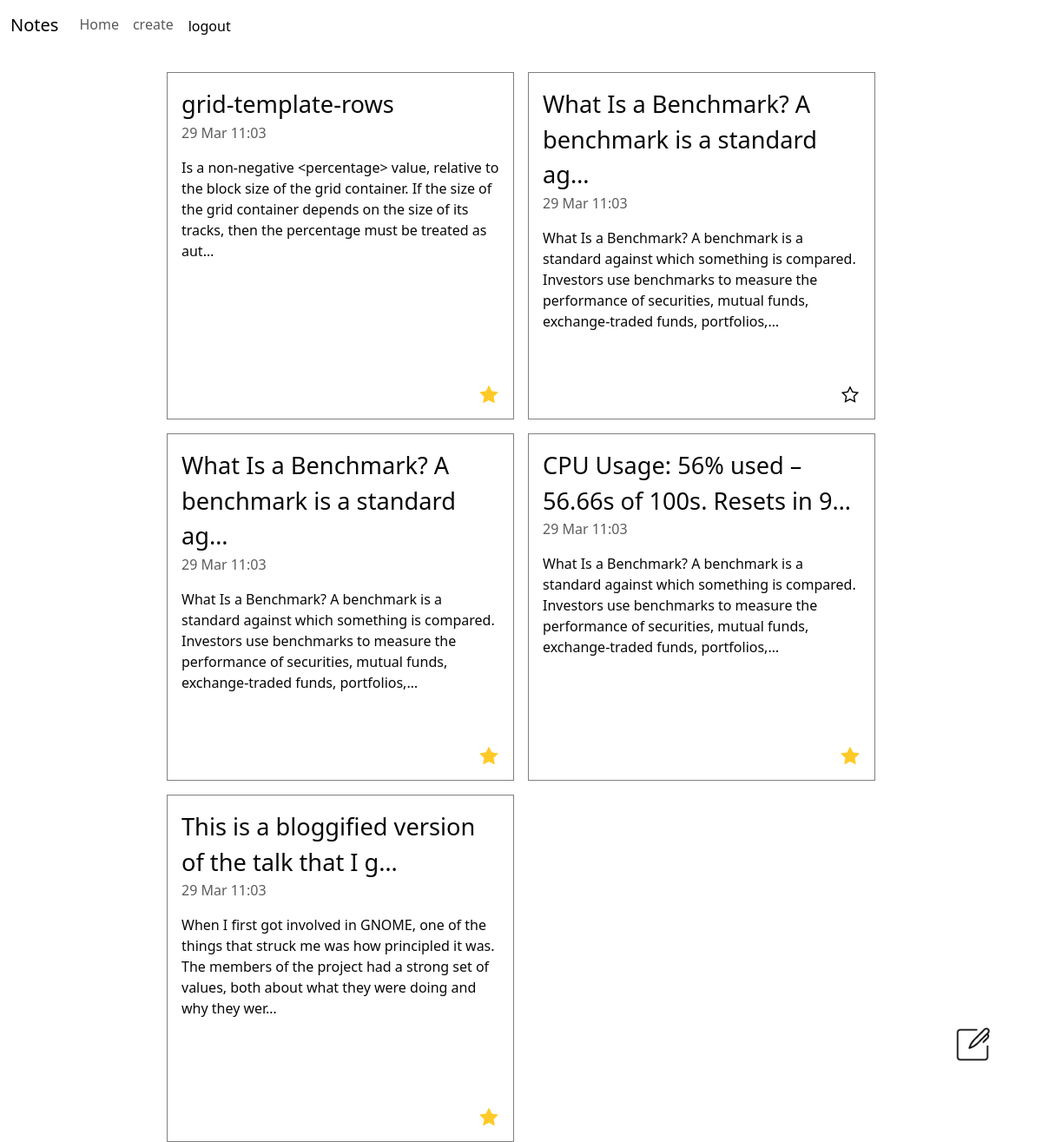
The app's page / (signed in) with its own data.
### notes/models.py (models this page shows, shortened)
class Notes(models.Model):
    title = models.CharField(max_length=500)
    description = models.TextField(max_length=50000,blank=True)
    dateedited = models.DateTimeField(auto_now=True)
    important = models.BooleanField(default=False)
    user = models.ForeignKey(User, on_delete=models.CASCADE)

### notes/views.py (the view)
# urls.py: path('',views.home,name='home'),
@login_required
def home(request):
    notes = Notes.objects.filter(user=request.user).order_by('-dateedited')
    return render(request, 'notes/home.html',{'notes': notes})

### notes/templates/notes/home.html
{% extends 'notes/base.html' %}
{% load static %}
{% block content %}
<head>
    <link rel="stylesheet" href="{% static 'notes/master.css' %}">
</head>
<body>
    <div class="parent-notes-block">
        <div class="notes-block">
            {% for note in notes %}
        <a href="{% url 'viewnotes' note.id %}">
            <div class="title">
                {{ note.title|truncatechars:50 }}
            </div>
            <div class="dateedited">
                {{note.dateedited|date:'d M H:m'}}
            </div>
            <div class="description">
                {{note.description|truncatechars:200}}
            </div>
            <div class="important">
                {% if note.important %}
                <img src="{% static 'notes/liked.png' %}">
                {% else %}
                <img src="{% static 'notes/unliked.png' %}">
                {% endif %}
            </div>
        </a>
        {% endfor %}
    </div>
    <div class="create-btn">
      <a class="nav-link" href="{% url 'createnote' %}">
        <img src="{% static 'notes/create.png' %}" alt="create">
      </a>
    </div>
</div>
</body>
{% endblock %}

### notes/templates/notes/base.html (shortened to what this page needs)
{% load static %}
<!doctype html>
<html lang="en">
<head>
  <link href="https://cdn.jsdelivr.net/npm/bootstrap@5.3.0-alpha2/dist/css/bootstrap.min.css" rel="stylesheet"
>
  <link rel="stylesheet" href="{% static 'notes/master.css' %}">
</head>
<body>
  <nav class="navbar navbar-expand-lg bg-body-light notes-nav">
    <div class="container-fluid">
      <a class="navbar-brand" href="#">Notes</a>
      <div class="collapse navbar-collapse" id="navbarNavAltMarkup">
        <div class="navbar-nav">
          {% if user.is_authenticated %}
          <a class="nav-link" aria-current="page" href="{% url 'home' %}">Home</a>
          <a class="nav-link" href="{% url 'createnote' %}">create</a>
          <form class="nav-link me-auto" action="{% url 'logoutuser' %}" method="POST">
            <button class="btn" style="padding:0;color:black;" type="submit">logout</button>
          </form>
          {% else %}
          <a class="nav-link" href="{% url 'signupuser' %}">signup</a>
          <a class="nav-link" href="{% url 'loginuser' %}">login</a>
          {% endif %}
        </div>
      </div>
    </div>
  </nav>
  <div class="container">
    {% block content %}{% endblock %}
  </div>
</body>
</html>

### notes/static/notes/master.css (style rules this page uses)
:root { font-size: 16px; font-family: 'JetBrains Mono', monospace; }
.title { font-size: 1.7rem; }
.navbar { margin-bottom: 2%; }
.dateedited { margin-bottom: 1rem; color: #5d5d5d; }
.important { margin-left: auto; margin-top: auto; }
.important>img { width: 1.5rem; }
.notes-block>a { text-decoration: none; padding: 1rem; color: #080808; height: 25rem; border: 1px solid grey; display: flex; flex-direction: column; }
.notes-block { display: grid; grid-template-columns: repeat(3, 25rem); gap: 1rem; }
.parent-notes-block { display: grid; place-items: center; background-color: #fff; }
@media (min-width: 1100px) and (max-width: 1400px) { .notes-block { display: grid; grid-template-columns: repeat(2, 25rem); gap: 1rem; } }
@media (min-width: 1100px) and (max-width: 1400px) { .notes-block>a { height: 25rem; } }
.create-btn { bottom: 7%; right: 5%; position: fixed; }
.create-btn>a>img { width: 2.5rem; }

### records on screen
Notes: title "grid-template-rows", dateedited "29 Mar 11:03", description "Is a non-negative <percentage> value, relative to the block size of the grid container. If the size of the grid container depends on the size of its tracks, then the percentage must be treated as aut…", important True (drawn)
Notes: title "What Is a Benchmark? A benchmark is a standard ag…", dateedited "29 Mar 11:03", description "What Is a Benchmark? A benchmark is a standard against which something is compared. Investors use benchmarks to measure the performance of securities, mutual funds, exchange-traded funds, portfolios,…", important False (drawn)
Notes: title "What Is a Benchmark? A benchmark is a standard ag…", dateedited "29 Mar 11:03", description "What Is a Benchmark? A benchmark is a standard against which something is compared. Investors use benchmarks to measure the performance of securities, mutual funds, exchange-traded funds, portfolios,…", important True (drawn)
Notes: title "CPU Usage: 56% used – 56.66s of 100s. Resets in 9…", dateedited "29 Mar 11:03", description "What Is a Benchmark? A benchmark is a standard against which something is compared. Investors use benchmarks to measure the performance of securities, mutual funds, exchange-traded funds, portfolios,…", important True (drawn)
Notes: title "This is a bloggified version of the talk that I g…", dateedited "29 Mar 11:03", description "When I first got involved in GNOME, one of the things that struck me was how principled it was. The members of the project had a strong set of values, both about what they were doing and why they wer…", important True (drawn)
